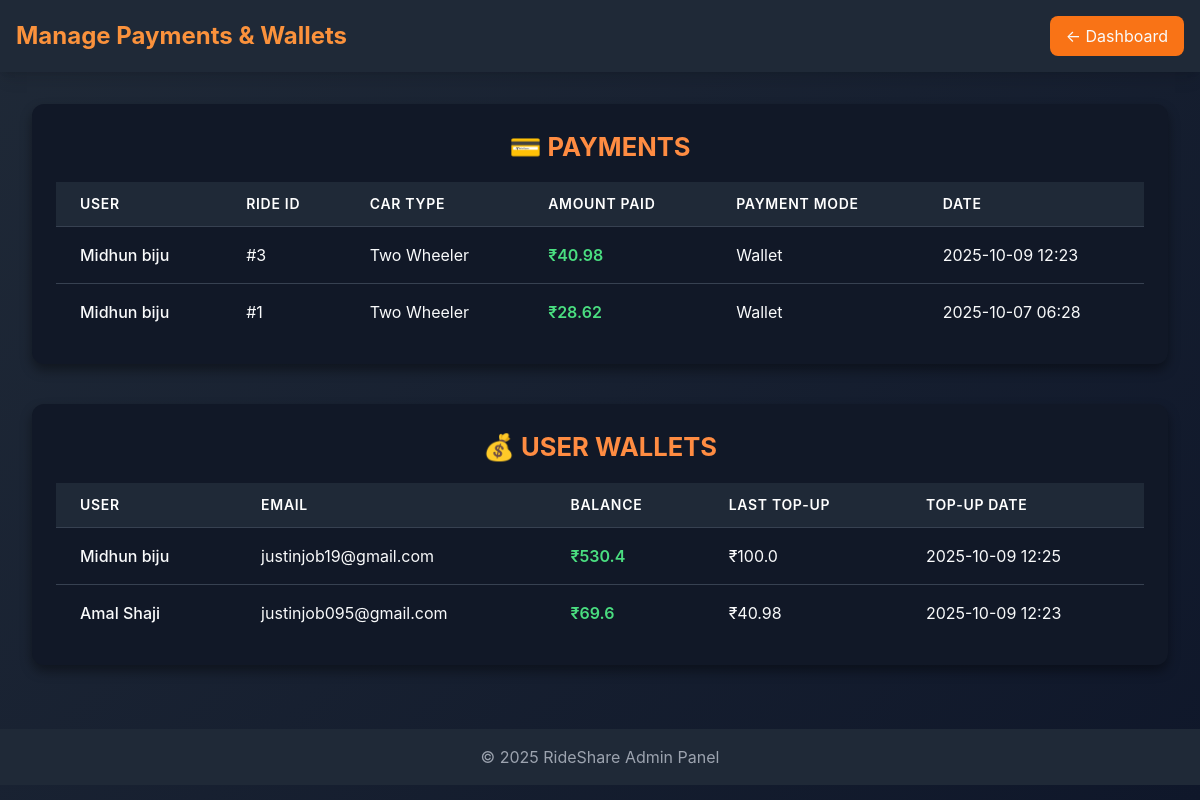
The app's page /manage_payments, older data.
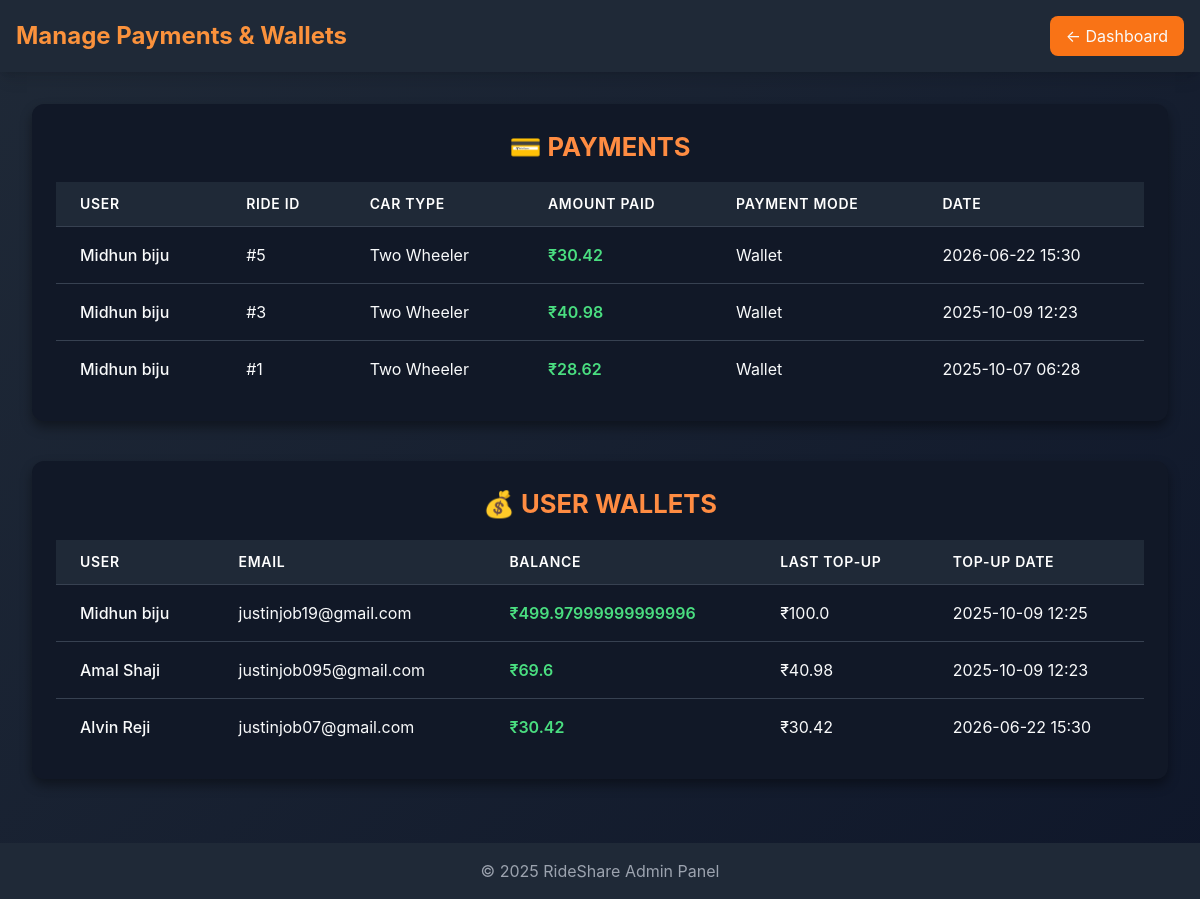
The same page, newer data.
### home/models.py (models this page shows, shortened)
class Payment(models.Model):
    ride = models.ForeignKey(BookedRide, on_delete=models.CASCADE)
    user = models.ForeignKey(User, on_delete=models.CASCADE)
    amount_paid = models.FloatField()
    payment_date = models.DateTimeField(auto_now_add=True)
    payment_mode = models.CharField(max_length=50, null=True, blank=True)

class User(AbstractUser):
    mobile = models.CharField(max_length=15,null=True, blank=True)
    address = models.CharField(max_length=200,null=True, blank=True)
    email = models.EmailField(null=True, blank=True, unique=True)
    gender = models.CharField(
        null=True, max_length=20,
        choices=[
            ('male', 'Male'),
            ('female', 'Female'),
            ('other','Others')
        ]
    )
    role = models.CharField(max_length= 20, null=True)
    rating = models.FloatField(default=0.0)
    profile_created=models.DateField(auto_now=True)
    preferences = models.JSONField(default=dict)
    is_blocked = models.CharField(default='no')

class BookedRide(models.Model):
    rider = models.ForeignKey(User, on_delete=models.CASCADE, related_name="booked_rides")
    ride = models.ForeignKey(Offer_ride, on_delete=models.CASCADE, related_name="accepted_rides")
    driver = models.ForeignKey(User, on_delete=models.CASCADE, related_name="driver_rides")
    vehicle = models.ForeignKey(Vehicle, on_delete=models.SET_NULL, null=True, blank=True)
    pickup_place = models.CharField(max_length=50, null=True, blank=True)
    drop_place = models.CharField(max_length=50, null=True, blank=True)
    date = models.DateField()
    time = models.TimeField()
    ride_date = models.DateField()
    ride_time = models.TimeField()
    seats_booked = models.IntegerField(default=1)
    total_distance = models.FloatField(default=0)
    rider_distance = models.FloatField(default=0)
    total_cost = models.FloatField(default=0)
    rider_share = models.FloatField(default=0)
    driver_status = models.CharField(null=True)
    rider_status = models.CharField(null=True)
    rider_feedback = models.CharField(null=True)
    driver_feedback = models.CharField(null=True)
    cancel_reason = models.CharField(null=True)
    created_at = models.DateTimeField(auto_now_add=True)

class Vehicle(models.Model):
    owner = models.ForeignKey(User, on_delete=models.CASCADE, related_name="vehicles")
    vehicle_number = models.CharField(max_length=20, unique=True)
    brand = models.CharField(max_length=50)
    model = models.CharField(max_length=50)
    color = models.CharField(max_length=30, blank=True, null=True)
    capacity = models.PositiveIntegerField(help_text="Number of passengers the vehicle can carry", default=4)
    vehicle_type = models.CharField(max_length=20)
    mileage = models.IntegerField(null=True)
    segment = models.CharField(null=True)
    created_at = models.DateTimeField(auto_now_add=True)
    vehicle_approval = models.CharField(default='pending')

class Wallet(models.Model):
    user = models.OneToOneField(User, on_delete=models.CASCADE)
    balance = models.FloatField(default=0)
    last_topup = models.FloatField(default=0)
    last_topup_date = models.DateTimeField(null=True, blank=True)

### home/views.py (the view)
# urls.py: path("manage_payments", home.views.manage_payments, name="manage_payments"),
def manage_payments(request):
    payments = Payment.objects.select_related('user', 'ride__vehicle').all().order_by('-payment_date')
    wallets = Wallet.objects.select_related('user').all().order_by('-balance')
    return render(request, 'manage_payments.html', {
        'payments': payments,
        'wallets': wallets
    })

### templates/manage_payments.html (shortened to what this page needs)
{% load static %}
<!DOCTYPE html>
<html lang="en">
<head>
  <script src="https://cdn.tailwindcss.com"></script>
</head>
<body class="min-h-screen">
<header class="bg-gray-800 p-4 shadow-lg">
  <div class="max-w-7xl mx-auto flex justify-between items-center">
    <h1 class="text-2xl font-bold text-orange-400">Manage Payments & Wallets</h1>
    <a href="{% url 'admin_home' %}"
       class="px-4 py-2 bg-orange-500 rounded-lg hover:bg-orange-600 transition">← Dashboard</a>
  </div>
</header>
<main class="max-w-7xl mx-auto p-8 space-y-10">
  <div class="card">
    <h2 class="section-title">💳 Payments</h2>
    {% if payments %}
    <div class="overflow-x-auto">
      <table class="min-w-full divide-y divide-gray-700">
        <thead class="bg-gray-800">
          <tr>
            <th class="px-6 py-3 text-left text-sm font-semibold text-white">User</th>
            <th class="px-6 py-3 text-left text-sm font-semibold text-white">Ride ID</th>
            <th class="px-6 py-3 text-left text-sm font-semibold text-white">Car Type</th>
            <th class="px-6 py-3 text-left text-sm font-semibold text-white">Amount Paid</th>
            <th class="px-6 py-3 text-left text-sm font-semibold text-white">Payment Mode</th>
            <th class="px-6 py-3 text-left text-sm font-semibold text-white">Date</th>
          </tr>
        </thead>
        <tbody class="divide-y divide-gray-700">
          {% for payment in payments %}
          <tr class="hover:bg-gray-800 transition duration-200">
            <td class="px-6 py-4 font-medium">{{ payment.user.first_name }} {{ payment.user.last_name }}</td>
            <td class="px-6 py-4">#{{ payment.ride.id }}</td>
            <td class="px-6 py-4">{{ payment.ride.vehicle.vehicle_type|default:"N/A" }}</td>
            <td class="px-6 py-4 text-green-400 font-semibold">₹{{ payment.amount_paid }}</td>
            <td class="px-6 py-4">{{ payment.payment_mode|default:"N/A" }}</td>
            <td class="px-6 py-4">{{ payment.payment_date|date:"Y-m-d H:i" }}</td>
          </tr>
          {% endfor %}
        </tbody>
      </table>
    </div>
    {% else %}
    <p class="text-gray-400 text-center mt-4">No payments found.</p>
    {% endif %}
  </div>
  <div class="card">
    <h2 class="section-title">💰 User Wallets</h2>
    {% if wallets %}
    <div class="overflow-x-auto">
      <table class="min-w-full divide-y divide-gray-700">
        <thead class="bg-gray-800">
          <tr>
            <th class="px-6 py-3 text-left text-sm font-semibold text-white">User</th>
            <th class="px-6 py-3 text-left text-sm font-semibold text-white">Email</th>
            <th class="px-6 py-3 text-left text-sm font-semibold text-white">Balance</th>
            <th class="px-6 py-3 text-left text-sm font-semibold text-white">Last Top-up</th>
            <th class="px-6 py-3 text-left text-sm font-semibold text-white">Top-up Date</th>
          </tr>
        </thead>
        <tbody class="divide-y divide-gray-700">
          {% for wallet in wallets %}
          <tr class="hover:bg-gray-800 transition duration-200">
            <td class="px-6 py-4 font-medium">
              {{ wallet.user.first_name }} {{ wallet.user.last_name }}
            </td>
            <td class="px-6 py-4">{{ wallet.user.email }}</td>
            <td class="px-6 py-4 text-green-400 font-semibold">₹{{ wallet.balance }}</td>
            <td class="px-6 py-4">₹{{ wallet.last_topup }}</td>
            <td class="px-6 py-4">
              {{ wallet.last_topup_date|date:"Y-m-d H:i" }}
            </td>
          </tr>
          {% endfor %}
        </tbody>
      </table>
    </div>
    {% else %}
    <p class="text-gray-400 text-center mt-4">No wallet records found.</p>
    {% endif %}
  </div>
</main>
<footer class="bg-gray-800 text-gray-400 text-center p-4 mt-8">
  © 2025 RideShare Admin Panel
</footer>
</body>
</html>

### templates/manage_payments.html (style rules this page uses)
body { background: linear-gradient(135deg, #1f2937, #0f172a); color: #f9fafb; font-family: 'Inter', sans-serif; }
.section-title { color: #ff8c42; font-weight: bold; font-size: 1.6rem; margin-bottom: 1rem; text-transform: uppercase; text-align: center; }
.card { background-color: #111827; border-radius: 12px; padding: 1.5rem; margin-bottom: 2rem; box-shadow: 0 6px 12px rgba(0,0,0,0.4); }
table th { text-transform: uppercase; letter-spacing: 0.05em; }

Row changes from the older to the newer data that the page shows:
added Payment: user.first_name "Midhun", user.last_name "biju", ride.id "5", ride.vehicle.vehicle_type "Two Wheeler", amount_paid "30.42", payment_mode "Wallet", payment_date "2026-06-22 15:30"
changed Wallet "Midhun": balance "530.4" → "499.97999999999996"
added Wallet: user.first_name "Alvin", user.last_name "Reji", user.email "justinjob07@gmail.com", balance "30.42", last_topup "30.42", last_topup_date "2026-06-22 15:30"
